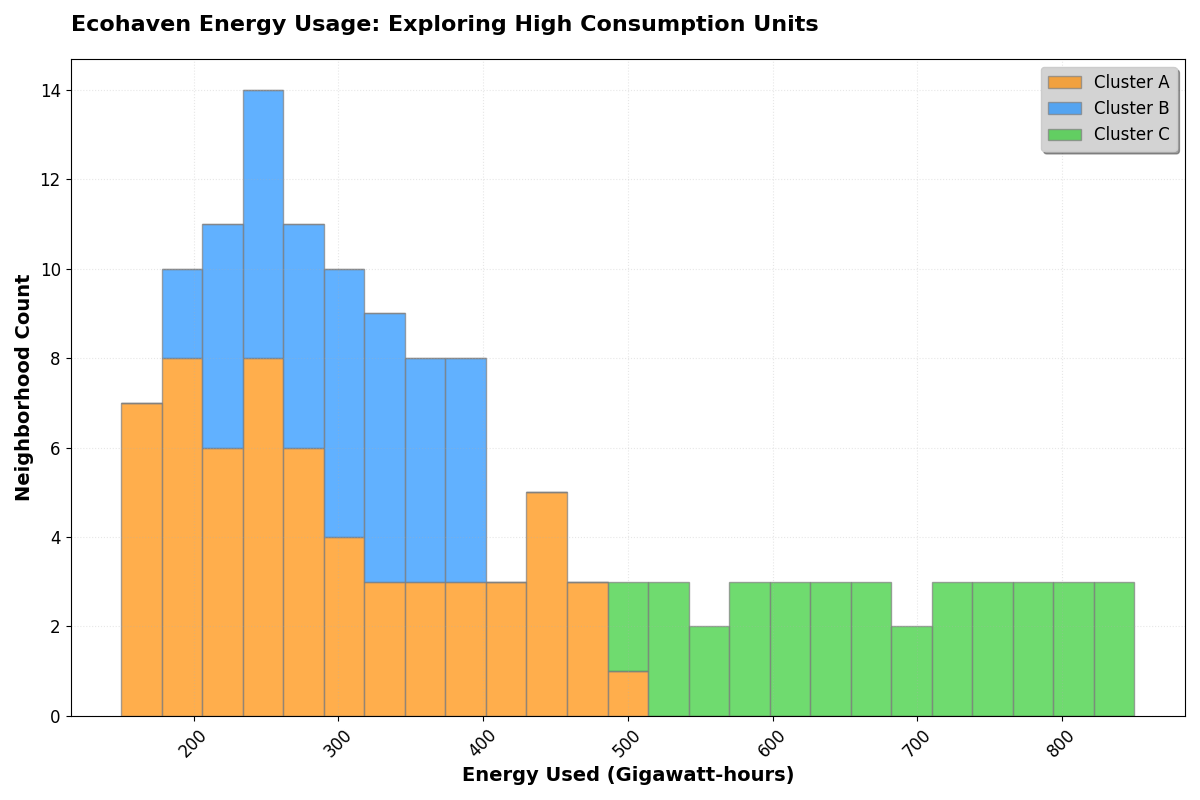

This figure's Python source:
import matplotlib.pyplot as plt

energy_consumption_a = [
    150, 155, 160, 162, 165, 170, 175, 180, 185, 188, 190, 195, 198, 200, 205,
    210, 215, 220, 223, 225, 230, 235, 238, 240, 245, 250, 255, 258, 260, 265,
    270, 275, 278, 280, 285, 290, 295, 300, 310, 320, 330, 340, 350, 360, 370,
    380, 390, 400, 410, 420, 425, 430, 435, 440, 445, 450, 460, 470, 480, 490
]

energy_consumption_b = [
    200, 205, 210, 215, 220, 225, 230, 235, 240, 245, 250, 255, 260, 265, 270,
    275, 280, 285, 290, 295, 300, 305, 310, 315, 320, 325, 330, 335, 340, 345,
    350, 355, 360, 365, 370, 375, 380, 385, 390, 395
]

energy_consumption_c = [
    500, 510, 520, 530, 540, 550, 560, 570, 580, 590, 600, 610, 620, 630, 640,
    650, 660, 670, 680, 690, 700, 710, 720, 730, 740, 750, 760, 770, 780, 790,
    800, 810, 820, 830, 840, 850
]

plt.figure(figsize=(12, 8))
plt.hist(
    [energy_consumption_a, energy_consumption_b, energy_consumption_c],
    bins=25,
    stacked=True,
    color=['darkorange', 'dodgerblue', 'limegreen'],
    edgecolor='grey',
    alpha=0.7,
    linestyle='-'
)

plt.title('Ecohaven Energy Usage: Exploring High Consumption Units', fontsize=16, fontweight='bold', pad=20, loc='left')
plt.xlabel('Energy Used (Gigawatt-hours)', fontsize=14, fontweight='bold')
plt.ylabel('Neighborhood Count', fontsize=14, fontweight='bold')

plt.grid(True, linestyle=':', alpha=0.3)
plt.xticks(fontsize=12, rotation=45)
plt.yticks(fontsize=12)

plt.legend(['Cluster A', 'Cluster B', 'Cluster C'], loc='upper right', fontsize=12, frameon=True, shadow=True, fancybox=True, facecolor='lightgrey')
plt.tight_layout()
plt.show()
